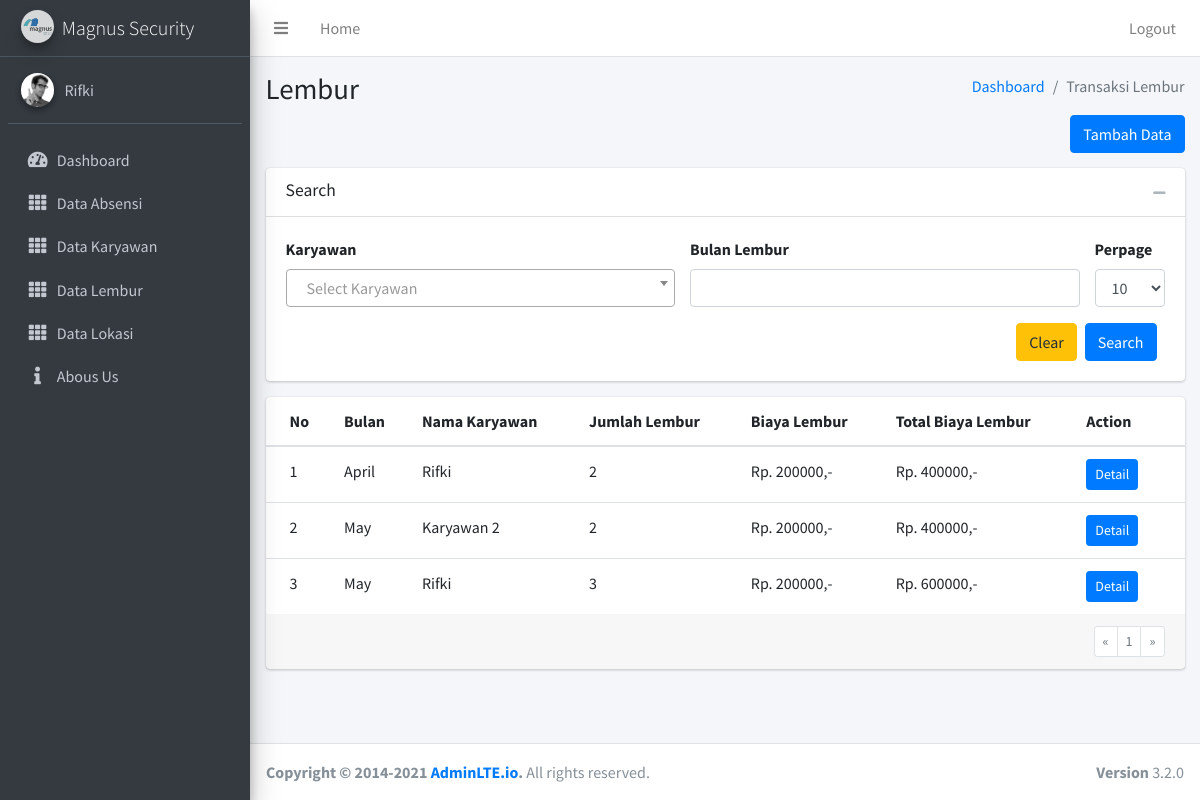
Page /lembur (signed in) on the committed database.
### tables this page shows
CREATE TABLE IF NOT EXISTS `employe` (
  `employe_id` int NOT NULL AUTO_INCREMENT,
  `employe_name` varchar(45) DEFAULT NULL,
  `date_of_birth` date DEFAULT NULL,
  `nik` varchar(255) DEFAULT NULL,
  `username` varchar(255) DEFAULT NULL,
  `password` varchar(255) DEFAULT NULL,
  `location_id` int DEFAULT NULL,
  `departement_id` int DEFAULT NULL,
  `division_id` int DEFAULT NULL,
  `role` varchar(45) DEFAULT NULL,
  `salary` double DEFAULT NULL,
  `is_active` tinyint DEFAULT NULL,
  `created_at` timestamp NOT NULL DEFAULT (now()),
  `created_by` varchar(45) DEFAULT NULL,
  PRIMARY KEY (`employe_id`),
  KEY `location_reference_idx` (`location_id`),
  KEY `departement_reference_idx` (`departement_id`),
  KEY `division_reference_idx` (`division_id`)
);

### config/route.php (called while the page is built, shortened)
<?php
class phpRouting
{
    private $isProd = true;
    function getDirname()
    {
        return  dirname($_SERVER['PHP_SELF']);
    }
    public function getUri()
    {
        $uri =  $this->checkHttps(). "://$_SERVER[HTTP_HOST]";
        $basePath = $this->getDirname();
        if ($basePath <> 'index.php') {
            if ($basePath == "/") {
                $uri = $uri;
            } else {
                $uri = $uri . $basePath;
            }
        }
        return $uri;
    }
    function checkHttps(){
        if($this->isProd){
            return 'https';
        }else{
            return empty($_SERVER['HTTPS']) ? 'http' : 'https';
        }
    }
}

### page/lembur/lemburController.php (called while the page is built, shortened)
<?php
class lemburController {
    protected $koneksi = null;
    protected $perPage = 10;
    protected $page = 1;
    protected $where= "";
    public function __construct(Connection $conn)
    {
        $this->koneksi = $conn;
    }
    public function getData($params){
        $where = "";
        $perPage = $this->perPage;
        $page = $this->page;
        $this->where = $where;
        $currentLimit =  ($page > 1) ? ($page * $perPage) - $perPage : "0";
        $query = "SELECT MONTHNAME(a.absensi_date) AS nameMonth, e.employe_name AS employe_name,e.employe_id AS employe_id, COUNT(l.lembur_id) AS total_lembur, 200000 AS cost_overtime, COUNT(l.lembur_id) * 200000 AS amount_overtime FROM lembur l LEFT JOIN absensi a ON l.absensi_id = a.absensi_id LEFT JOIN employe e ON a.employe_id = e.employe_id $where GROUP BY nameMonth, e.employe_name, e.employe_id limit $currentLimit , $perPage";
        $res = $this->koneksi->query($query);
        return $res;
    }
    public function getPagination(){
        $res = [];
        $countRow = $this->countData();
        $res['currentNumber'] = ($this->page > 1) ? ($this->page * $this->perPage) - $this->perPage : "0";
        $res['totalRow'] = $countRow;
        $res['totalPage'] = ceil($countRow/$this->perPage);
        $res['currentPage'] = $this->page;
        $res['params'] = $this->getParameter();
        return $res;
    }
    function getParameter(){
        $uri = $_SERVER["QUERY_STRING"];
        return $uri;
    }
    public function countData(){
        $where = $this->where;
        $query = "SELECT MONTHNAME(a.absensi_date) AS nameMonth, e.employe_name AS employe_name,e.employe_id AS employe_id, COUNT(l.lembur_id) AS total_lembur, 200000 AS cost_overtime, COUNT(l.lembur_id) * 200000 AS amount_overtime FROM lembur l LEFT JOIN absensi a ON l.absensi_id = a.absensi_id LEFT JOIN employe e ON a.employe_id = e.employe_id $where GROUP BY nameMonth, e.employe_name, e.employe_id";
        $res = $this->koneksi->query($query);
        $total = $res->num_rows;
        return $total;
    }
}

### config/koneksi.php (called while the page is built, shortened)
<?php
class Connection{
    protected $host = 'localhost';
    protected $username = 'root';
    protected $password = '';
    protected $database = 'db_payroll';
    function conn(){
        $conn = mysqli_connect($this->host,$this->username,$this->password,$this->database);
        return $conn;
    }
    public function query($query){
        $conn = $this->conn();
        $sql = $conn->query($query);
        return $sql;
    }
}

### page/lembur/index.php (the view, shortened to what this page needs)
<?php
require('lemburController.php');
$controller = new lemburController($con);
$data = $controller->getData($_GET);
?>
<section class="content-header">
    <div class="container-fluid">
        <div class="row mb-2">
            <div class="col-sm-6">
                <h1>Lembur</h1>
            </div>
            <div class="col-sm-6">
                <ol class="breadcrumb float-sm-right">
                    <li class="breadcrumb-item"><a href="<?= $uri ?>">Dashboard</a></li>
                    <li class="breadcrumb-item active">Transaksi Lembur</li>
                </ol>
            </div>
        </div>
        <div class="row">
            <div class="col-sm-12">
                <a href="<?= $uri . '/lembur/add' ?>"><button class="btn btn-primary float-right">Tambah Data</button></a>
            </div>
        </div>
    </div>
</section>
<section class="content">
    <div class="container-fluid">
        <div class="row">
            <div class="col-sm-12">
                <div class="card">
                    <div class="card-header">
                        <h3 class="card-title">Search</h3>
                        <div class="card-tools">
                            <button type="button" class="btn btn-tool" data-card-widget="collapse">
                                <i class="fas fa-minus"></i>
                            </button>
                        </div>
                    </div>
                    <div class="card-body">
                        <form action="">
                            <div class="row">
                                <div class="col">
                                    <div class="form-group">
                                        <label>
                                            Karyawan
                                        </label>
                                    </div>
                                </div>
                                <div class="col">
                                    <div class="form-group">
                                        <label>
                                            Bulan Lembur
                                        </label>
                                        <input type="text" name="bulanLembur" value="<?= @$_GET['bulanLembur'] ?>" class="form-control float-right" id="dateRange">
                                    </div>
                                </div>
                                <div class="col-auto">
                                    <div class="form-group">
                                        <label>Perpage</label>
                                        <select name="perPage" id="" class="form-control">
                                            <option <?= @$_GET['perPage'] == '10' ? "selected" : ""  ?> value="10">10</option>
                                        </select>
                                    </div>
                                </div>
                            </div>
                            <div class="row">
                                <div class="col-sm-12">
                                    <button type="submit" class="btn btn-primary float-right mr-2">Search</button>
                                    <a href="<?= $uri . '/lembur' ?>"><button type="button" class="btn btn-warning float-right mr-2">Clear</button></a>
                                </div>
                            </div>
                        </form>
                    </div>
                </div>
            </div>
        </div>
        <div class="row">
            <div class="col-12">
                <div class="card">
                    <div class="card-body table-responsive p-0">
                        <table class="table table-hover text-nowrap">
                            <thead>
                                <tr>
                                    <th>No</th>
                                    <th>Bulan</th>
                                    <th>Nama Karyawan</th>
                                    <th>Jumlah Lembur</th>
                                    <th>Biaya Lembur</th>
                                    <th>Total Biaya Lembur</th>
                                    <th>Action</th>
                                </tr>
                            </thead>
                            <tbody>
                                <?php
                                $paginateData = $controller->getPagination();
                                $no = $paginateData['currentNumber'] + 1;
                                while ($d = $data->fetch_array()) {
                                ?>
                                    <tr>
                                        <td><?= $no ?></td>
                                        <td><?= $d['nameMonth'] ?></td>
                                        <td><?= $d['employe_name'] ?></td>
                                        <td><?= $d['total_lembur'] ?></td>
                                        <td>Rp. <?= $d['cost_overtime'] ?>,-</td>
                                        <td>Rp. <?= $d['amount_overtime'] ?>,-</td>
                                        <td>
                                            <a href="<?= $uri . '/lembur/detail?employe_id=' . $d['employe_id'] . '&nameMonth=' . $d['nameMonth'] ?>"><button class="btn btn-sm btn-primary mr-1">Detail</button></a>
                                        </td>
                                    </tr>
                                <?php
                                    $no++;
                                }
                                ?>
                            </tbody>
                        </table>
                    </div>
                    <div class="card-footer clearfix">
                        <?php
                         $check = "?";
                        ?>
                        <ul class="pagination pagination-sm m-0 float-right">
                            <li class="page-item <?= $paginateData['currentPage'] == '1' ? "disabled" : "" ?> "><a class="page-link" href="<?= strtok($_SERVER["REQUEST_URI"], '?').$paginateData['params'] . $check . "page=" . $paginateData['currentPage'] - 1 ?>">«</a></li>
                            <?php
                            for ($x = 1; $x <= $paginateData['totalPage']; $x++) {
                            ?>
                                <li class="page-item <?= $paginateData['currentPage'] == $x ? "disabled" : "" ?> "> <a class="page-link" href="<?= strtok($_SERVER["REQUEST_URI"], '?').$paginateData['params'] . $check . "page=" . $x ?>"><?= $x ?></a> </li>
                            <?php
                            }
                            ?>
                            <li class="page-item <?= $paginateData['currentPage'] == $paginateData['totalPage'] ? "disabled" : "" ?>"><a class="page-link" href="<?= strtok($_SERVER["REQUEST_URI"], '?').$paginateData['params'] . $check . "page=" . $paginateData['currentPage'] + 1 ?>">»</a></li>
                        </ul>
                    </div>
                </div>
            </div>
        </div>
    </div>
</section>

### rows in the picture
employe: nameMonth "April", employe_name "Rifki", total_lembur "2", cost_overtime "200000", amount_overtime "400000", nameMonth "May", total_lembur "3", amount_overtime "600000"
employe: nameMonth "May", employe_name "Karyawan 2", total_lembur "2", cost_overtime "200000", amount_overtime "400000"
